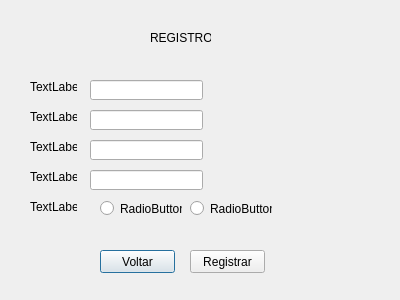
<?xml version="1.0" encoding="UTF-8"?>
<ui version="4.0">
 <class>registrar</class>
 <widget class="QDialog" name="registrar">
  <property name="geometry">
   <rect>
    <x>0</x>
    <y>0</y>
    <width>400</width>
    <height>300</height>
   </rect>
  </property>
  <property name="windowTitle">
   <string>Dialog</string>
  </property>
  <widget class="QLabel" name="label">
   <property name="geometry">
    <rect>
     <x>150</x>
     <y>30</y>
     <width>61</width>
     <height>16</height>
    </rect>
   </property>
   <property name="text">
    <string>REGISTRO</string>
   </property>
  </widget>
  <widget class="QLabel" name="label_2">
   <property name="geometry">
    <rect>
     <x>30</x>
     <y>80</y>
     <width>47</width>
     <height>13</height>
    </rect>
   </property>
   <property name="text">
    <string>TextLabel</string>
   </property>
  </widget>
  <widget class="QLabel" name="label_3">
   <property name="geometry">
    <rect>
     <x>30</x>
     <y>110</y>
     <width>47</width>
     <height>13</height>
    </rect>
   </property>
   <property name="text">
    <string>TextLabel</string>
   </property>
  </widget>
  <widget class="QLabel" name="label_4">
   <property name="geometry">
    <rect>
     <x>30</x>
     <y>140</y>
     <width>47</width>
     <height>13</height>
    </rect>
   </property>
   <property name="text">
    <string>TextLabel</string>
   </property>
  </widget>
  <widget class="QLabel" name="label_5">
   <property name="geometry">
    <rect>
     <x>30</x>
     <y>170</y>
     <width>47</width>
     <height>13</height>
    </rect>
   </property>
   <property name="text">
    <string>TextLabel</string>
   </property>
  </widget>
  <widget class="QLabel" name="label_6">
   <property name="geometry">
    <rect>
     <x>30</x>
     <y>200</y>
     <width>47</width>
     <height>13</height>
    </rect>
   </property>
   <property name="text">
    <string>TextLabel</string>
   </property>
  </widget>
  <widget class="QRadioButton" name="radioButton">
   <property name="geometry">
    <rect>
     <x>100</x>
     <y>200</y>
     <width>82</width>
     <height>17</height>
    </rect>
   </property>
   <property name="text">
    <string>RadioButton</string>
   </property>
  </widget>
  <widget class="QRadioButton" name="radioButton_2">
   <property name="geometry">
    <rect>
     <x>190</x>
     <y>200</y>
     <width>82</width>
     <height>17</height>
    </rect>
   </property>
   <property name="text">
    <string>RadioButton</string>
   </property>
  </widget>
  <widget class="QPushButton" name="pushButton">
   <property name="geometry">
    <rect>
     <x>100</x>
     <y>250</y>
     <width>75</width>
     <height>23</height>
    </rect>
   </property>
   <property name="text">
    <string>Voltar</string>
   </property>
  </widget>
  <widget class="QPushButton" name="pushButton_2">
   <property name="geometry">
    <rect>
     <x>190</x>
     <y>250</y>
     <width>75</width>
     <height>23</height>
    </rect>
   </property>
   <property name="text">
    <string>Registrar</string>
   </property>
  </widget>
  <widget class="QLineEdit" name="lineEdit">
   <property name="geometry">
    <rect>
     <x>90</x>
     <y>80</y>
     <width>113</width>
     <height>20</height>
    </rect>
   </property>
  </widget>
  <widget class="QLineEdit" name="lineEdit_2">
   <property name="geometry">
    <rect>
     <x>90</x>
     <y>110</y>
     <width>113</width>
     <height>20</height>
    </rect>
   </property>
  </widget>
  <widget class="QLineEdit" name="lineEdit_3">
   <property name="geometry">
    <rect>
     <x>90</x>
     <y>140</y>
     <width>113</width>
     <height>20</height>
    </rect>
   </property>
  </widget>
  <widget class="QLineEdit" name="lineEdit_4">
   <property name="geometry">
    <rect>
     <x>90</x>
     <y>170</y>
     <width>113</width>
     <height>20</height>
    </rect>
   </property>
  </widget>
 </widget>
 <resources/>
 <connections/>
</ui>
